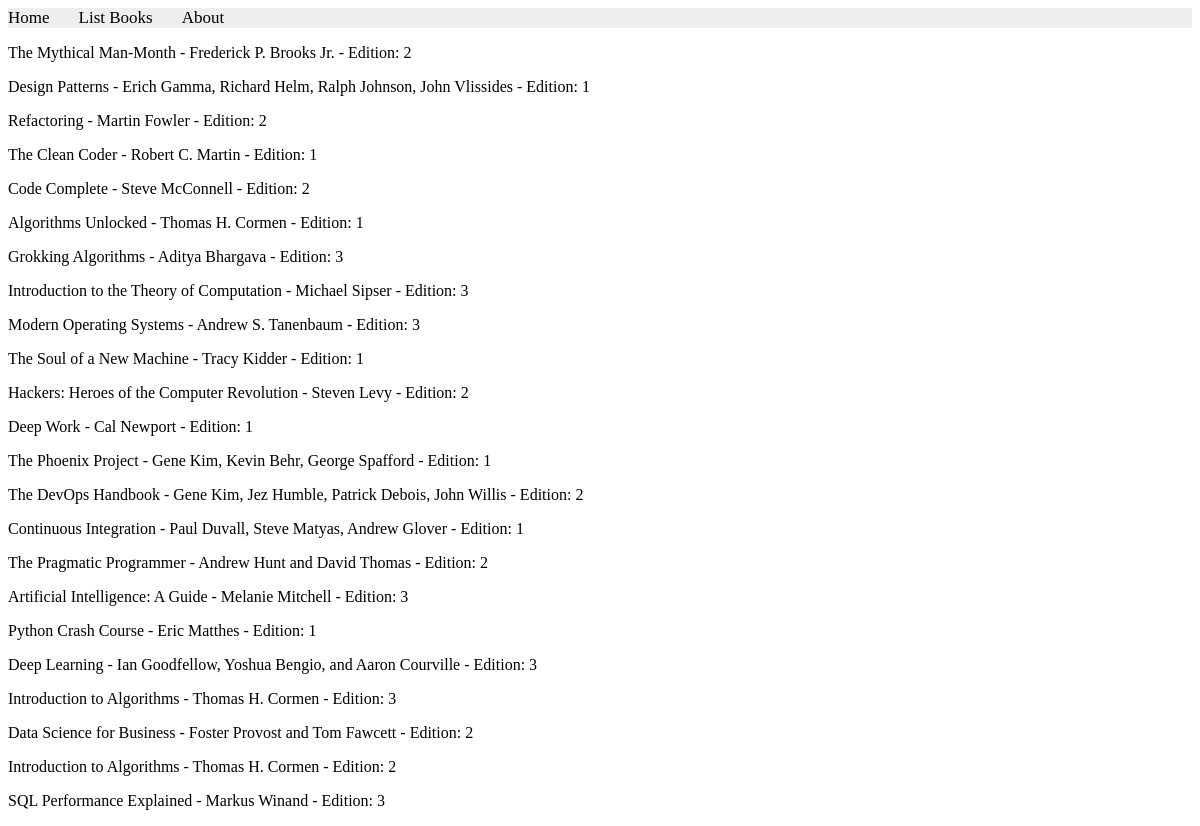
The app's page /books/lab8/task3, older data.
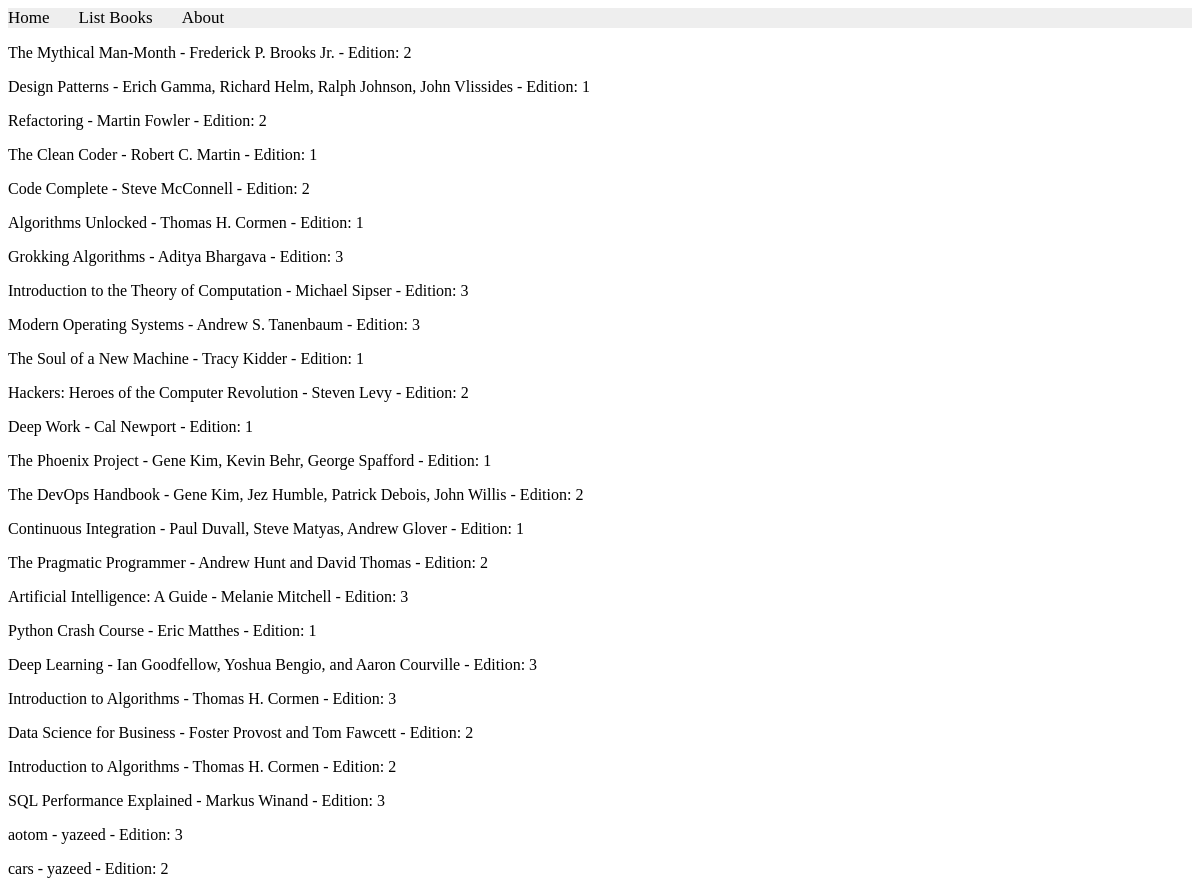
The same page, newer data.
### apps/bookmodule/models.py (models this page shows)
class Book(models.Model):
    title = models.CharField(max_length = 50)
    author = models.CharField(max_length = 50)
    price = models.FloatField(default = 0.0)
    edition = models.SmallIntegerField(default = 1)

### apps/bookmodule/views.py (the view)
# urls.py: path('lab8/task3', views.task3, name='task3'),
def task3(request):
    books = Book.objects.filter(~Q(edition__gt=3) & ~(Q(title__icontains='qu') | Q(author__icontains='qu')))
    return render(request, 'bookmodule/task3.html', {'books': books})

### apps/templates/bookmodule/task3.html (shortened to what this page needs)
{% extends "layouts/base.html" %}
{% load static %}
{% block content %}
{% for book in books %}
    <p>{{ book.title }} - {{ book.author }} - Edition: {{ book.edition }}</p>
{% endfor %}
{% endblock content %}

Row changes from the older to the newer data that the page shows:
added Book: title "aotom", author "yazeed", edition "3"
added Book: title "cars", author "yazeed", edition "2"
